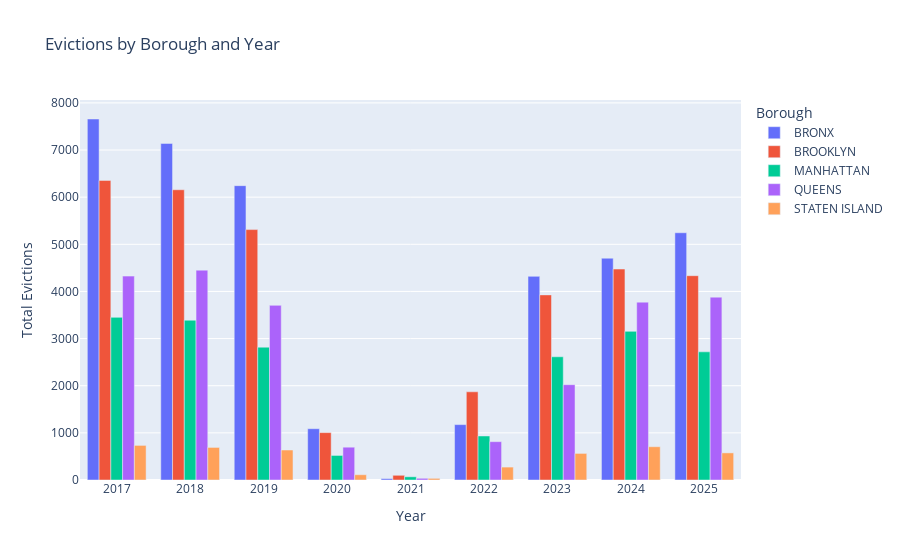

Notebook code cell kept with this figure:
### Code cell
import plotly.express as px

fig_borough = px.bar(
    evictions_by_borough,
    x="year",
    y="total_evictions",
    color="borough",
    barmode="group",
    title="Evictions by Borough and Year",
    labels={
        "year": "Year",
        "total_evictions": "Total Evictions",
        "borough": "Borough"
    }
)

fig_borough

### Figure 1 — Plotly figure (JSON) as saved in the notebook; plotly's stock layout.template omitted (floating-point values rounded to 4 significant figures)
{"data": [{"alignmentgroup": "True", "hovertemplate": "Borough=BRONX<br>Year=%{x}<br>Total Evictions=%{y}<extra></extra>", "legendgroup": "BRONX", "marker": {"color": "#636efa", "pattern": {"shape": ""}}, "name": "BRONX", "offsetgroup": "BRONX", "orientation": "v", "showlegend": true, "textposition": "auto", "type": "bar", "x": [2017, 2018, 2019, 2020, 2021, 2022, 2023, 2024, 2025], "xaxis": "x", "y": [7658, 7140, 6244, 1088, 29, 1175, 4320, 4705, 5245], "yaxis": "y"}, {"alignmentgroup": "True", "hovertemplate": "Borough=BROOKLYN<br>Year=%{x}<br>Total Evictions=%{y}<extra></extra>", "legendgroup": "BROOKLYN", "marker": {"color": "#EF553B", "pattern": {"shape": ""}}, "name": "BROOKLYN", "offsetgroup": "BROOKLYN", "orientation": "v", "showlegend": true, "textposition": "auto", "type": "bar", "x": [2017, 2018, 2019, 2020, 2021, 2022, 2023, 2024, 2025], "xaxis": "x", "y": [6355, 6157, 5312, 1005, 100, 1871, 3927, 4475, 4334], "yaxis": "y"}, {"alignmentgroup": "True", "hovertemplate": "Borough=MANHATTAN<br>Year=%{x}<br>Total Evictions=%{y}<extra></extra>", "legendgroup": "MANHATTAN", "marker": {"color": "#00cc96", "pattern": {"shape": ""}}, "name": "MANHATTAN", "offsetgroup": "MANHATTAN", "orientation": "v", "showlegend": true, "textposition": "auto", "type": "bar", "x": [2017, 2018, 2019, 2020, 2021, 2022, 2023, 2024, 2025], "xaxis": "x", "y": [3450, 3390, 2818, 521, 68, 934, 2614, 3153, 2719], "yaxis": "y"}, {"alignmentgroup": "True", "hovertemplate": "Borough=QUEENS<br>Year=%{x}<br>Total Evictions=%{y}<extra></extra>", "legendgroup": "QUEENS", "marker": {"color": "#ab63fa", "pattern": {"shape": ""}}, "name": "QUEENS", "offsetgroup": "QUEENS", "orientation": "v", "showlegend": true, "textposition": "auto", "type": "bar", "x": [2017, 2018, 2019, 2020, 2021, 2022, 2023, 2024, 2025], "xaxis": "x", "y": [4325, 4452, 3705, 696, 36, 813, 2022, 3773, 3879], "yaxis": "y"}, {"alignmentgroup": "True", "hovertemplate": "Borough=STATEN ISLAND<br>Year=%{x}<br>Total Evictions=%{y}<extra></extra>", "legendgroup": "STATEN ISLAND", "marker": {"color": "#FFA15A", "pattern": {"shape": ""}}, "name": "STATEN ISLAND", "offsetgroup": "STATEN ISLAND", "orientation": "v", "showlegend": true, "textposition": "auto", "type": "bar", "x": [2017, 2018, 2019, 2020, 2021, 2022, 2023, 2024, 2025], "xaxis": "x", "y": [734, 691, 636, 112, 35, 274, 564, 706, 575], "yaxis": "y"}], "layout": {"barmode": "group", "legend": {"title": {"text": "Borough"}, "tracegroupgap": 0}, "title": {"text": "Evictions by Borough and Year"}, "xaxis": {"anchor": "y", "domain": [0, 1], "title": {"text": "Year"}}, "yaxis": {"anchor": "x", "domain": [0, 1], "title": {"text": "Total Evictions"}}}}
